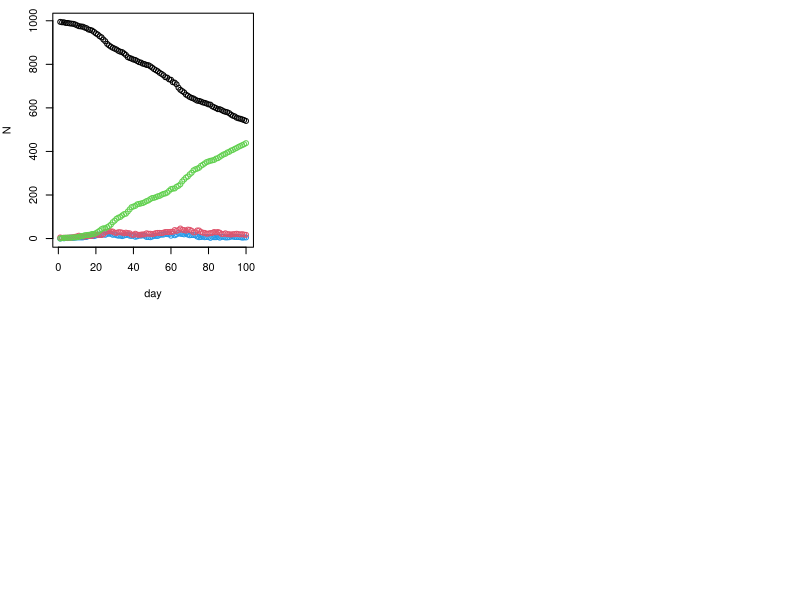

Reproduce this figure in R.
# Jackson Cramer (s2274544), Maximillian McCourt (s2145762), Natalia Montalvo Cabornero (s1969053)

# Exercise 1
n <- 1000
h_max <- 5

# works as expected, truncating may be inefficient
h <- rep(1:n, sample(1:h_max, n, replace=TRUE))[1:n] |> sample()
h


# Exercise 2

beta <- runif(n, 0, 1) # assign random sociability parameters
nc <- 15 # average no. contacts per person


# WE NEED TO ADJUST THIS FUNCTION TO MAKE IT SINGLE-LOOP

# Looped version of get.net
get.net_loop <- function(beta,h,nc=15){
    # initialise empty contact list with n entries
    contacts <- vector("list", n)
    # Loop through each pair of individuals
    for (i in 1:(n-1)){
        for (j in (i+1):n){
            # if they are not in the same household
            if (h[i] != h[j]){
                # find probability of contact between person i and j
                prob_beta_ij <- (nc*beta[i]*beta[j])/(mean(beta)**2 * (n-1))
                # if a contact occurs, add each person to the others contact list
                if (sample(c(0,1), size=1, prob=c(1-prob_beta_ij, prob_beta_ij)) == 1){
                    contacts[[i]] <- c(contacts[[i]], j)
                    contacts[[j]] <- c(contacts[[j]], i)
                }
            }
        }
    }
    return(contacts)
}

alink <- get.net_loop(beta,h,nc)
print(alink)


# One looped version of get.net
get.net_loop <- function(beta,h,nc=15){
  n_beta <- length(beta) # !! notice how I am not referring to global variable n (like was done before)
  # initialise empty contact list with n entries
  contacts <- vector("list", n_beta)
  pairs <- combn(n_beta, 2)  # generates all possible combinations of (i, j) pairs
  # Loop through each pair of combinations
  for (k in 1:ncol(pairs)){
    i <- pairs[1, k]
    j <- pairs[2, k]
    # if they are not in the same household
    if (h[i] != h[j]){
      prob_beta_ij <- (nc * beta[i] * beta[j]) / (mean(beta)^2 * (n_beta - 1))
      if (sample(c(0,1), size=1, prob=c(1 - prob_beta_ij, prob_beta_ij)) == 1){
        contacts[[i]] <- c(contacts[[i]], j)
        contacts[[j]] <- c(contacts[[j]], i)
      }
    }
  }
  
  return(contacts)
}




# can also use rbinom(1,1, prob=prob_beta_ij) instead of sampling

# Exercise 3 - NATALIA'S

# SEIR model 
nseir <- function(beta,h,alink,alpha=c(.1,.01,.01),delta=.2,gamma=.4,nc=15, nt = 100,pinf = .005){
  ## SEIR stochastic simulation model.
  ## beta = transmission parameter
  ## h = vector indicating which household each person belongs to
  ## alink = list defining regular contacts of each person
  ## gamma = daily prob E -> I
  ## delta = daily prob I -> R
  ## nc = average number of contacts per person
  ## nt = number of days
  ## pinf = proportion of initial population to randomly start in state I
  
  x <- rep(0,n) ## initialize to susceptible state (= 0)
  
  ni <- max(1, round(pinf*n))   # at least one infected
  initial_infected <- sample(1:n, ni)  # randomly choosing by prob the first I
  x[initial_infected] <- 2 
  
  S <- E <- I <- R <- rep(0,nt) ## set up storage for pop in each state
  ## initialize
  S[1] <- n-ni
  I[1] <- ni 
  
  for (i in 2:nt) { ## loop over days
    u <- runif(n) ## uniform random deviates
    
    x[x==2&u<delta] <- 3 ## I -> R with prob delta
    x[x==1&u<gamma] <- 2 ## E -> I with prob gamma
    
    infected_id <- which(x==2)
    #####  S -> E
    ## x[x==0&u<beta*I[i-1]/n] <- 1 ## S -> E with prob beta*I[i-1]/n
    }
    
    S[i] <- sum(x==0)
    E[i] <- sum(x==1)
    I[i] <- sum(x==2)
    R[i] <- sum(x==3)

  return(list(S=S,E=E,I=I,R=R,beta=beta))
} 




# Ex 3 - MAX'S

# Function to simulate infection spread

nseir <- function(beta,h,alink,alpha=c(.1,.01,.01),delta=.2,gamma=.4,nc=15, nt = 100,pinf = .005){
    # Our SEIR, t data
    # Using S=0, E=1, I=2, R=3 structure
    n <- length(beta)
    # defining alphas
    alpha_h <- alpha[1]
    alpha_c <- alpha[2]
    alpha_r <- alpha[3]
    # total population
    x <- rep(0, n)
    # initialise infected individuals at random
    x[sample(1:n, round(n*pinf))] <- 2
    # initialise SEIR counts
    S <- E <- I <- R <- rep(0,nt)
    S[1] <- sum(x == 0)
    I[1] <- sum(x == 2)
    # loop over days
    for (t in 2:nt){
        u <- runif(n)
        x[x==2 & u<delta] <- 3 # infected to recovered
        x[x==1 & u<gamma] <- 2 # exposed to infected
        # susceptible to exposed
        current_I <- which(x==2)
        for (i in current_I){
            # random mixing daily probability
            r_prob <- (alpha_r*nc*beta[i]*beta)/(mean(beta)**2 * (n - 1))
            x[x==0 & u<r_prob] <- 1
            # household mixing daily probability 
            # if x is susceptible, and in same household as i, and random number less than alpha_h probability
            household <- which(h==h[i] & x==0)
            x[household[u[household] < alpha_h]] <- 1
            # contacts mixing daily probability
            # if x is susceptible, and in contact list of i, and random number less than alpha_c probability
            contacts_i <- alink[[i]]
            x[contacts_i[x[contacts_i] == 0 & u[contacts_i] < alpha_c]] <- 1
            # count of SEIR population
        }
        S[t] <- sum(x==0); E[t] <- sum(x==1); I[t] <- sum(x==2); R[t] <- sum(x==3)
    }
    return(list(S=S,E=E,I=I,R=R,t=1:nt))
}


system.time(epi <- nseir(beta,h,alink))
# function operates correctly, runs in about 8.5 seconds with n=10,000.



# 4.

plot_dynamics = function(pop_states){
  # plot number of people in each group over time
  par(mfcol=c(2,3),mar=c(4,4,1,1))
  plot(pop_states$S,ylim=c(0,max(epi$S)),xlab="day", ylab="N") # S black
  points(pop_states$E, col=4)
  points(pop_states$I, col=2)
  points(pop_states$R, col=3)
  
}

plot_dynamics(epi)
